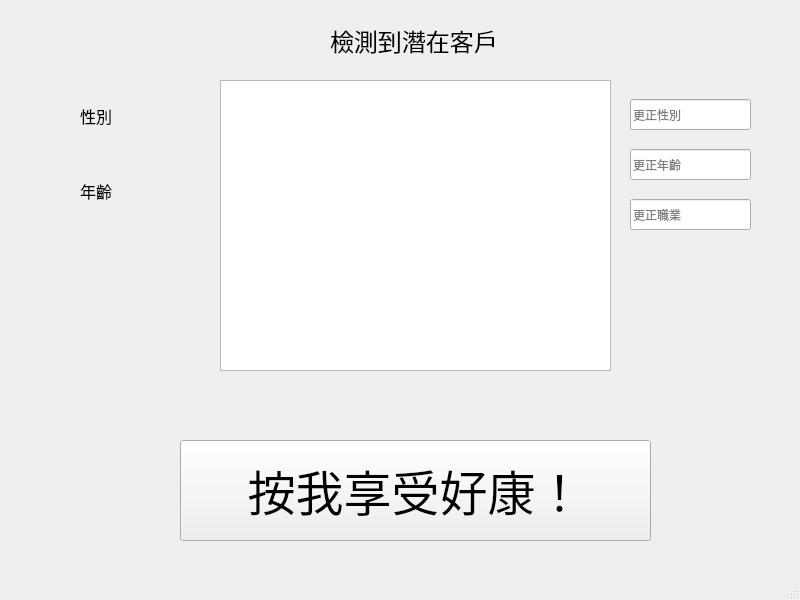
<?xml version="1.0" encoding="UTF-8"?>
<ui version="4.0">
 <class>MainWindow</class>
 <widget class="QMainWindow" name="MainWindow">
  <property name="geometry">
   <rect>
    <x>0</x>
    <y>0</y>
    <width>800</width>
    <height>600</height>
   </rect>
  </property>
  <property name="windowTitle">
   <string>MainWindow</string>
  </property>
  <widget class="QWidget" name="centralwidget">
   <widget class="QPushButton" name="pushButton">
    <property name="geometry">
     <rect>
      <x>180</x>
      <y>440</y>
      <width>471</width>
      <height>101</height>
     </rect>
    </property>
    <property name="font">
     <font>
      <family>等线 Light</family>
      <pointsize>36</pointsize>
     </font>
    </property>
    <property name="text">
     <string>按我享受好康！</string>
    </property>
   </widget>
   <widget class="QLineEdit" name="input_gender">
    <property name="geometry">
     <rect>
      <x>630</x>
      <y>99</y>
      <width>121</width>
      <height>31</height>
     </rect>
    </property>
    <property name="placeholderText">
     <string>更正性別</string>
    </property>
   </widget>
   <widget class="QLineEdit" name="input_age">
    <property name="geometry">
     <rect>
      <x>630</x>
      <y>149</y>
      <width>121</width>
      <height>31</height>
     </rect>
    </property>
    <property name="placeholderText">
     <string>更正年齡</string>
    </property>
   </widget>
   <widget class="QLineEdit" name="input_job">
    <property name="geometry">
     <rect>
      <x>630</x>
      <y>199</y>
      <width>121</width>
      <height>31</height>
     </rect>
    </property>
    <property name="placeholderText">
     <string>更正職業</string>
    </property>
   </widget>
   <widget class="QLabel" name="label">
    <property name="geometry">
     <rect>
      <x>330</x>
      <y>20</y>
      <width>231</width>
      <height>41</height>
     </rect>
    </property>
    <property name="font">
     <font>
      <family>微软雅黑 Light</family>
      <pointsize>18</pointsize>
     </font>
    </property>
    <property name="text">
     <string>檢測到潛在客戶</string>
    </property>
   </widget>
   <widget class="QLabel" name="label_gender">
    <property name="geometry">
     <rect>
      <x>80</x>
      <y>100</y>
      <width>81</width>
      <height>31</height>
     </rect>
    </property>
    <property name="font">
     <font>
      <family>微软雅黑 Light</family>
      <pointsize>12</pointsize>
     </font>
    </property>
    <property name="text">
     <string>性別</string>
    </property>
   </widget>
   <widget class="QLabel" name="label_age">
    <property name="geometry">
     <rect>
      <x>80</x>
      <y>170</y>
      <width>61</width>
      <height>41</height>
     </rect>
    </property>
    <property name="font">
     <font>
      <family>微软雅黑 Light</family>
      <pointsize>12</pointsize>
     </font>
    </property>
    <property name="text">
     <string>年齡</string>
    </property>
   </widget>
   <widget class="QGraphicsView" name="graphicsView">
    <property name="geometry">
     <rect>
      <x>220</x>
      <y>80</y>
      <width>391</width>
      <height>291</height>
     </rect>
    </property>
   </widget>
  </widget>
  <widget class="QStatusBar" name="statusbar"/>
 </widget>
 <resources/>
 <connections/>
</ui>
